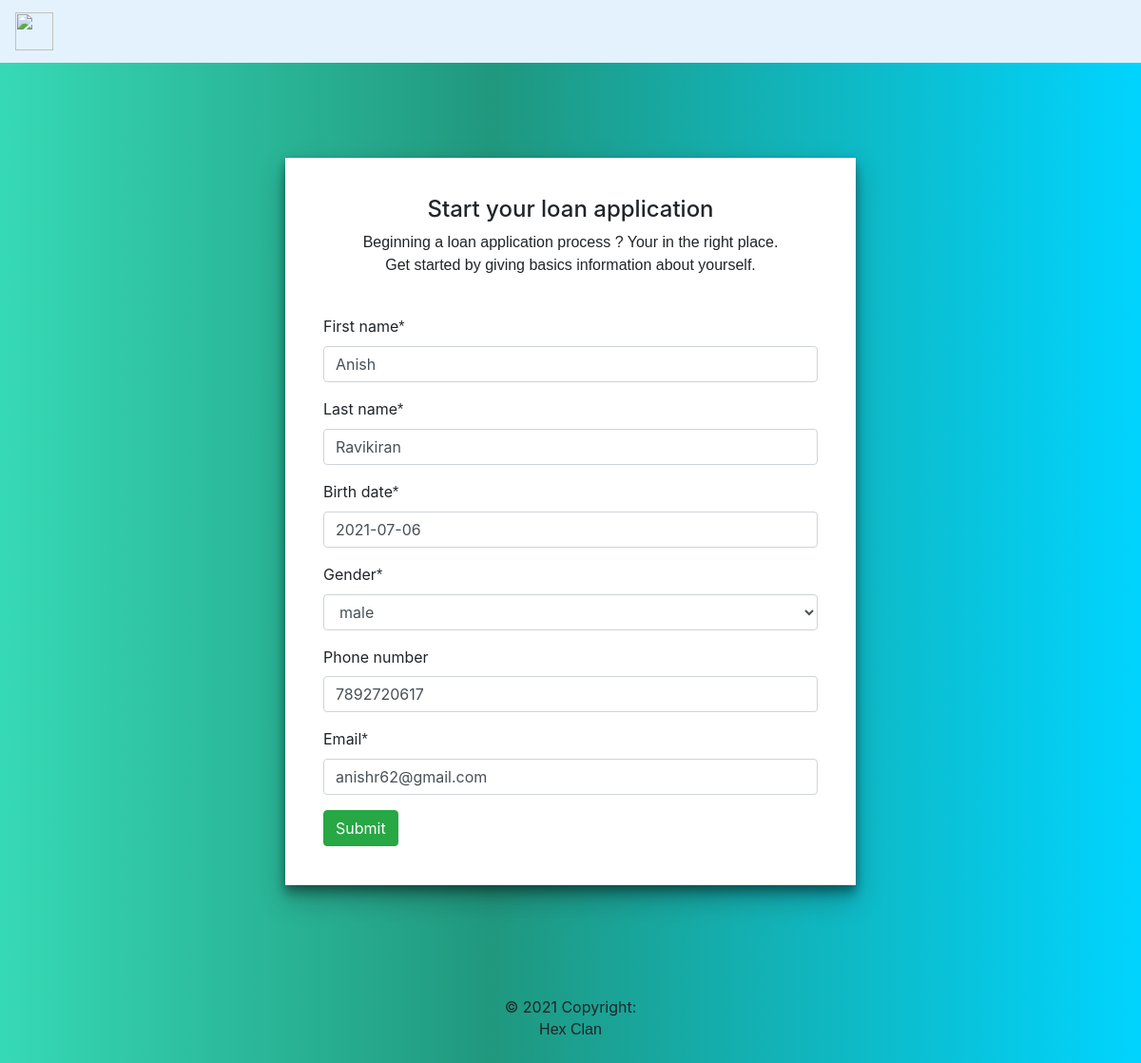
The page /1/info-update/ on the database its author committed.
### details/models.py (models this page shows, shortened)
class PersonalDetails(models.Model):
    first_name = models.CharField(max_length=100, null=True)
    last_name = models.CharField(max_length=100, null=True)
    birth_date = models.DateField(null=True)
    gender = models.CharField(max_length=6, choices=DIFF_CHOICES, null=True)
    phone_regex = RegexValidator(regex=r'^\d{10,10}$', message="Phone number must be entered in the format: '+999999999'. Up to 10 digits allowed.")
    phone_number = models.CharField(validators=[phone_regex], max_length=10, blank=True, null=True) # validators should be a list
    email = models.EmailField(null=True)

### details/views.py (the view)
# urls.py: path('<int:pk>/info-update/',BorrowerUpdateView.as_view(),name='basic-update'),
class BorrowerUpdateView(UpdateView):
    template_name = 'details/basic_update.html'
    model = PersonalDetails
    fields = "__all__"
    success_url = "/coborrower-info"

### details/templates/details/basic_update.html (shortened to what this page needs)
{% extends 'base.html' %}
{% load static %}
{% load crispy_forms_tags %}
    {% block style %}
        <link rel="stylesheet" href={% static 'details/form.css' %}>
    {% endblock style %}
{% block content %}
<body>
    <div id="task-container">
        <div id="form-wrapper">
    <form method="POST" action="/info-update/">
        <h4 style="text-align: center;">Start your loan application</h4>
    <p style="text-align: center">Beginning a loan application process ? Your in the right place.
    <br>Get started by giving basics information about yourself.</p><br></center>
            {{form|crispy}}
            <button class="btn btn-success">Submit</button>
          </div>
        </div>
</body>
{% endblock content %}

### static/style.css (style rules this page uses)
body { background: rgb(54, 217, 182); background: linear-gradient( 90deg, rgba(54, 217, 182, 1) 0%, rgba(32, 152, 126, 1) 43%, rgba(0, 212, 255, 1) 100% ); }

### details/static/details/form.css (style rules this page uses)
h1, h2, h3, h4, h5, p, span, strike { font-family: "Montserrat", sans-serif; }
#task-container { max-width: 600px; margin: 0 auto; box-shadow: 0 14px 28px rgba(0, 0, 0, 0.25), 0 10px 10px rgba(0, 0, 0, 0.22); background-color: #fff; margin-top: 100px; margin-bottom: 100px; justify-content: space-around; align-items: flex-start; }
#form-wrapper { position: -webkit-sticky; position: sticky; top: 0rem; border-bottom: 1px solid #e9e9e9; background-color: #fff; box-shadow: 0 3px 8px rgba(0, 0, 0, 0.25); padding: 40px; }

### rows shown on the page
PersonalDetails: first_name "Anish", last_name "Ravikiran", birth_date "2021-07-06", gender "male", phone_number "7892720617", email "anishr62@gmail.com"
